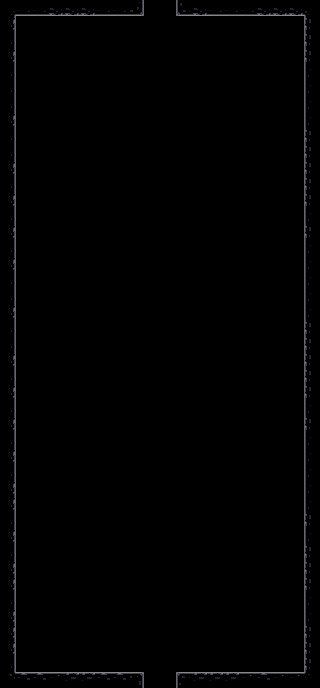

A 2D game scene composited from a Tiled map and its tileset images. What follows is a short description and the map's XML, with every tile layer's data as written:
An orthogonal 20x43 tile map with 16x16 px tiles, 1 tile layer (Tile Layer 1).

<map version="1.0" orientation="orthogonal" renderorder="right-down" width="20" height="43" tilewidth="16" tileheight="16" nextobjectid="1">
 <tileset firstgid="1" name="dungeon tileset calciumtrice" tilewidth="16" tileheight="16" tilecount="1050" columns="30">
  <image source="dungeon tileset calciumtrice.png" width="480" height="560" />
  <terraintypes>
   <terrain name="Ceiling" tile="55" />
   <terrain name="Wall" tile="156" />
   <terrain name="Floor" tile="235" />
  </terraintypes>
  <tile id="30" terrain="0,0,0,0" />
  <tile id="31" terrain=",,,0" />
  <tile id="32" terrain=",,0," />
  <tile id="33" terrain=",0,," />
  <tile id="34" terrain="0,,," />
  <tile id="35" terrain=",0,,0" />
  <tile id="37" terrain=",0,,0" />
  <tile id="38" terrain=",,0,0" />
  <tile id="39" terrain=",,0,0" />
  <tile id="40" terrain=",,0,0" />
  <tile id="41" terrain="0,0,," />
  <tile id="43" terrain="0,0,," />
  <tile id="44" terrain="0,,0," />
  <tile id="46" terrain="0,,0," />
  <tile id="79" terrain=",0,0,0" />
  <tile id="80" terrain="0,,0,0" />
  <tile id="81" terrain="0,0,,0" />
  <tile id="82" terrain="0,0,0," />
  <tile id="120" terrain=",,,1" />
  <tile id="121" terrain=",,1,1" />
  <tile id="122" terrain=",,1,1" />
  <tile id="123" terrain=",,1,1" />
  <tile id="124" terrain=",,1,1" />
  <tile id="125" terrain=",,1," />
  <tile id="150" terrain=",1,," />
  <tile id="151" terrain="1,1,," />
  <tile id="152" terrain="1,1,," />
  <tile id="153" terrain="1,1,," />
  <tile id="154" terrain="1,1,," />
  <tile id="155" terrain="1,,," />
  <tile id="210" terrain="2,2,2,2" />
  <tile id="211" terrain=",,,2" />
  <tile id="212" terrain=",,2," />
  <tile id="213" terrain=",2,," />
  <tile id="214" terrain="2,,," />
  <tile id="216" terrain=",2,,2" />
  <tile id="217" terrain=",2,,2" />
  <tile id="218" terrain=",,2,2" />
  <tile id="220" terrain=",,2,2" />
  <tile id="222" terrain="2,2,," />
  <tile id="223" terrain="2,2,," />
  <tile id="225" terrain="2,,2," />
  <tile id="226" terrain="2,,2," />
  <tile id="259" terrain=",2,2,2" />
  <tile id="260" terrain="2,,2,2" />
  <tile id="261" terrain="2,2,,2" />
  <tile id="262" terrain="2,2,2," />
 </tileset>
 <layer name="Tile Layer 1" width="20" height="43">
  <data encoding="csv">
83,44,44,42,42,42,44,44,35,0,0,34,42,44,44,44,42,42,42,82,
45,0,0,0,0,0,0,0,0,0,0,0,0,0,0,0,0,0,0,36,
47,0,0,0,0,0,0,0,0,0,0,0,0,0,0,0,0,0,0,36,
45,0,0,0,0,0,0,0,0,0,0,0,0,0,0,0,0,0,0,36,
47,0,0,0,0,0,0,0,0,0,0,0,0,0,0,0,0,0,0,38,
47,0,0,0,0,0,0,0,0,0,0,0,0,0,0,0,0,0,0,38,
47,0,0,0,0,0,0,0,0,0,0,0,0,0,0,0,0,0,0,38,
45,0,0,0,0,0,0,0,0,0,0,0,0,0,0,0,0,0,0,38,
47,0,0,0,0,0,0,0,0,0,0,0,0,0,0,0,0,0,0,36,
47,0,0,0,0,0,0,0,0,0,0,0,0,0,0,0,0,0,0,36,
45,0,0,0,0,0,0,0,0,0,0,0,0,0,0,0,0,0,0,36,
47,0,0,0,0,0,0,0,0,0,0,0,0,0,0,0,0,0,0,36,
45,0,0,0,0,0,0,0,0,0,0,0,0,0,0,0,0,0,0,36,
47,0,0,0,0,0,0,0,0,0,0,0,0,0,0,0,0,0,0,38,
45,0,0,0,0,0,0,0,0,0,0,0,0,0,0,0,0,0,0,36,
47,0,0,0,0,0,0,0,0,0,0,0,0,0,0,0,0,0,0,38,
45,0,0,0,0,0,0,0,0,0,0,0,0,0,0,0,0,0,0,38,
47,0,0,0,0,0,0,0,0,0,0,0,0,0,0,0,0,0,0,38,
47,0,0,0,0,0,0,0,0,0,0,0,0,0,0,0,0,0,0,38,
45,0,0,0,0,0,0,0,0,0,0,0,0,0,0,0,0,0,0,38,
47,0,0,0,0,0,0,0,0,0,0,0,0,0,0,0,0,0,0,36,
47,0,0,0,0,0,0,0,0,0,0,0,0,0,0,0,0,0,0,36,
45,0,0,0,0,0,0,0,0,0,0,0,0,0,0,0,0,0,0,36,
47,0,0,0,0,0,0,0,0,0,0,0,0,0,0,0,0,0,0,36,
45,0,0,0,0,0,0,0,0,0,0,0,0,0,0,0,0,0,0,36,
47,0,0,0,0,0,0,0,0,0,0,0,0,0,0,0,0,0,0,38,
45,0,0,0,0,0,0,0,0,0,0,0,0,0,0,0,0,0,0,36,
47,0,0,0,0,0,0,0,0,0,0,0,0,0,0,0,0,0,0,38,
45,0,0,0,0,0,0,0,0,0,0,0,0,0,0,0,0,0,0,38,
47,0,0,0,0,0,0,0,0,0,0,0,0,0,0,0,0,0,0,38,
45,0,0,0,0,0,0,0,0,0,0,0,0,0,0,0,0,0,0,38,
45,0,0,0,0,0,0,0,0,0,0,0,0,0,0,0,0,0,0,38,
47,0,0,0,0,0,0,0,0,0,0,0,0,0,0,0,0,0,0,36,
45,0,0,0,0,0,0,0,0,0,0,0,0,0,0,0,0,0,0,38,
47,0,0,0,0,0,0,0,0,0,0,0,0,0,0,0,0,0,0,36,
45,0,0,0,0,0,0,0,0,0,0,0,0,0,0,0,0,0,0,36,
45,0,0,0,0,0,0,0,0,0,0,0,0,0,0,0,0,0,0,36,
47,0,0,0,0,0,0,0,0,0,0,0,0,0,0,0,0,0,0,38,
45,0,0,0,0,0,0,0,0,0,0,0,0,0,0,0,0,0,0,38,
45,0,0,0,0,0,0,0,0,0,0,0,0,0,0,0,0,0,0,36,
45,0,0,0,0,0,0,0,0,0,0,0,0,0,0,0,0,0,0,36,
47,0,0,0,0,0,0,0,0,0,0,0,0,0,0,0,0,0,0,36,
81,40,40,41,39,39,40,40,33,0,0,32,39,39,39,41,40,41,41,80
</data>
 </layer>
</map>
